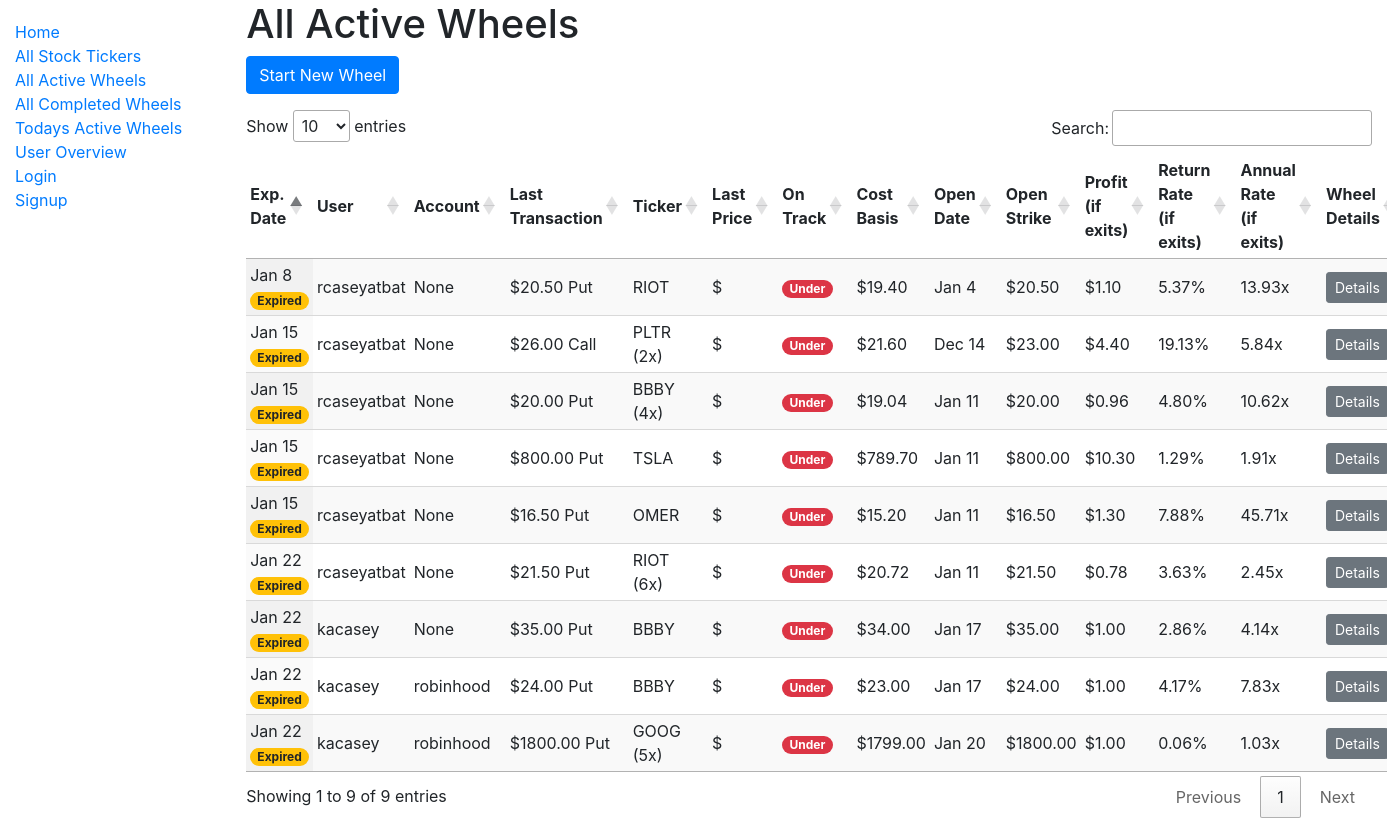
The app's page /catalog/all_active_wheels/, older data.
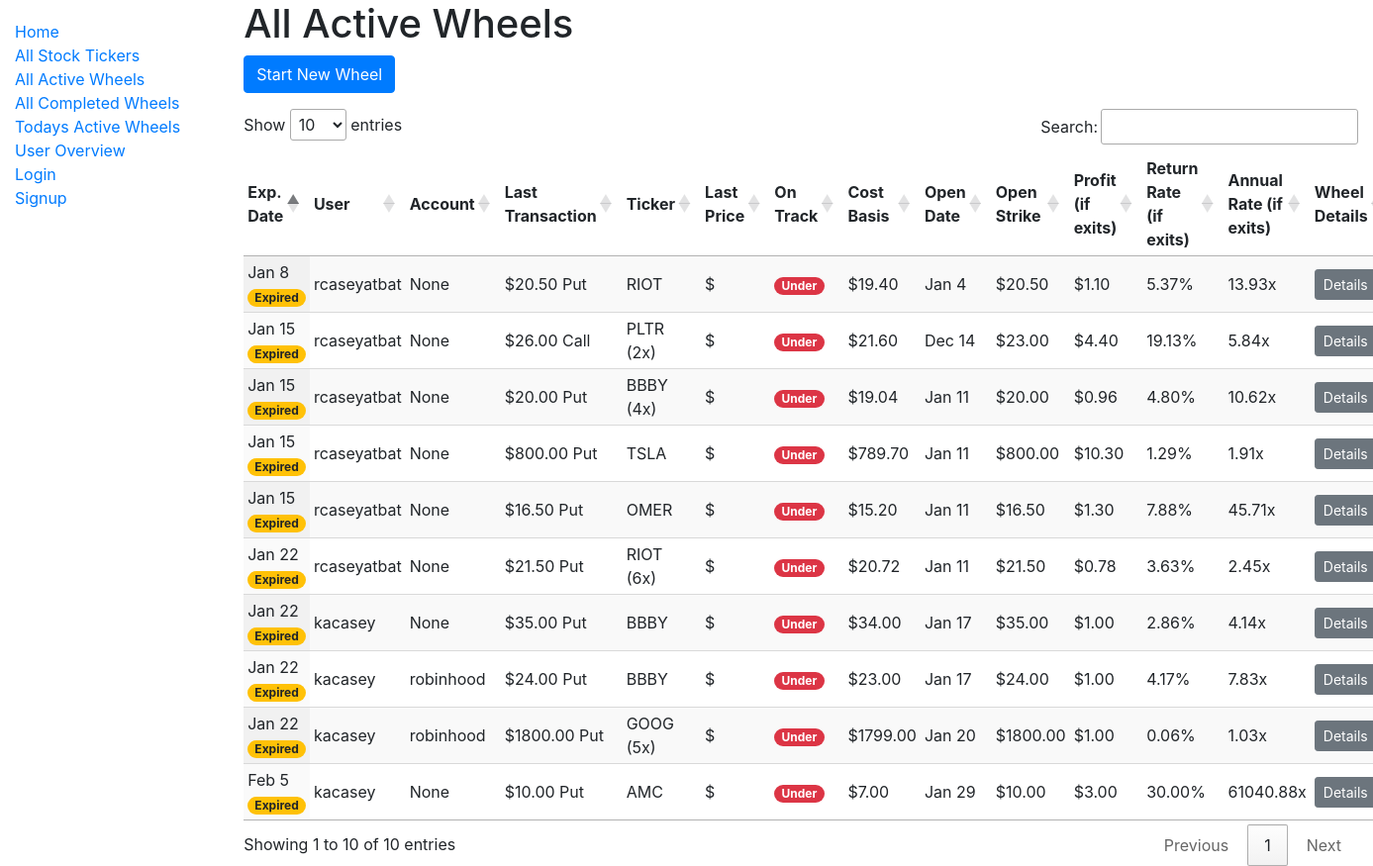
The same page, newer data.
### catalog/models.py (models this page shows, shortened)
class OptionWheel(models.Model):
    user = models.ForeignKey(
        settings.AUTH_USER_MODEL,
        on_delete=models.CASCADE,
        db_index=True,
    )
    stock_ticker = models.ForeignKey(
        'StockTicker',
        on_delete=models.CASCADE,
    )
    account = models.ForeignKey(
        Account,
        on_delete=models.SET_NULL,
        db_index=True,
        blank=True,
        null=True,
    )
    quantity = models.IntegerField(default=1)
    is_active = models.BooleanField(db_index=True)
    total_profit = models.DecimalField(max_digits=12, decimal_places=2, default=None, null=True)
    total_days_active = models.IntegerField(default=None, null=True)
    collatoral = models.DecimalField(max_digits=12, decimal_places=2, default=None, null=True)
    def get_all_option_purchases(self):
         return self.option_purchases.all()
    def get_first_option_purchase(self):
        return self.option_purchases.all().last()
    def get_last_option_purchase(self):
        return self.option_purchases.all().first()
    def get_open_date(self):
        first = self.get_first_option_purchase()
        if first:
            return first.purchase_date.date()
        return datetime.min.date()
    def get_expiration_date(self):
        last_purchase = self.get_last_option_purchase()
        if last_purchase:
            return last_purchase.expiration_date
        return datetime.max.date()
    def is_expired(self):
        if not self.is_active:
            return False
        now = datetime.now()
        today = now.date()
        if now.hour >= settings.MARKET_CLOSE_HOUR:
            return self.get_expiration_date() <= today
        return self.get_expiration_date() < today
    def get_cost_basis(self):
        purchases = self.get_all_option_purchases()
        if not purchases:
            return 'N/A'
        revenue = sum(purchase.premium for purchase in purchases)
        first_purchase = self.get_first_option_purchase()
        return first_purchase.strike - revenue
    def add_purchase_data(self, fetch_price=True):
        purchases = self.get_all_option_purchases()
        if purchases:
            cost_basis = self.get_cost_basis()
            first_purchase = self.get_first_option_purchase()
            last_purchase = self.get_last_option_purchase()
            profit_if_exits_here = last_purchase.strike - cost_basis
            days_active_so_far = busday_count_inclusive(
                first_purchase.purchase_date.date(),
                last_purchase.expiration_date,
            )
            decimal_rate_of_return = float(profit_if_exits_here / first_purchase.strike)
            annualized_rate_of_return_if_exits_here = compute_annualized_rate_of_return(decimal_rate_of_return, 1, days_active_so_far)
            self.cost_basis = cost_basis
            self.profit_if_exits_here = profit_if_exits_here
            self.days_active_so_far = days_active_so_far
            self.decimal_rate_of_return = decimal_rate_of_return
            self.annualized_rate_of_return_if_exits_here = annualized_rate_of_return_if_exits_here
            self.open_date = self.get_open_date()
            self.open_strike = first_purchase.strike
            self.expiration_date = self.get_expiration_date()
            self.last_purchase = last_purchase
            self.expired = self.is_expired()
            if fetch_price:
                current_price = get_current_price(self.stock_ticker.name)
                self.current_price = current_price
                if current_price >= last_purchase.strike:
                    self.on_track = 'Exit'
                elif current_price >= cost_basis:
                    self.on_track = 'Hold'
                else:
                    self.on_track = 'Under'
            self.purchases = purchases

class OptionPurchase(models.Model):
    user = models.ForeignKey(
        settings.AUTH_USER_MODEL,
        on_delete=models.CASCADE,
        db_index=True,
    )
    option_wheel = models.ForeignKey(
        'OptionWheel',
        on_delete=models.CASCADE,
        db_index=True,
        related_name='option_purchases'
    )
    purchase_date = models.DateTimeField()
    expiration_date = models.DateField()
    strike = models.DecimalField(max_digits=12, decimal_places=2)
    price_at_date = models.DecimalField(max_digits=12, decimal_places=2)
    premium = models.DecimalField(max_digits=12, decimal_places=2)
    class CallOrPut(models.TextChoices):
        CALL = 'C', _('Call')
        PUT = 'P', _('Put')
    call_or_put = models.CharField(
        max_length=1,
        choices=CallOrPut.choices,
        default=CallOrPut.PUT,
    )
    class Meta:
        ordering = ['-expiration_date', '-purchase_date']

class StockTicker(models.Model):
    name = models.CharField(max_length=200, help_text='Enter a ticker, like TSLA.', unique=True, db_index=True)
    class StockRecommendation(models.TextChoices):
        NONE = 'NO', _('None')
        STABLE = 'ST', _('Stable Choice')
        HIGHVOLATILITY = 'HV', _('High Volatility')
    recommendation = models.CharField(
        max_length=2,
        choices=StockRecommendation.choices,
        default=StockRecommendation.NONE,
    )
    def __str__(self):
        return self.name
    class Meta:
        ordering = ["name"]

class Account(models.Model):
    user = models.ForeignKey(
        settings.AUTH_USER_MODEL,
        on_delete=models.CASCADE,
        db_index=True,
    )
    name = models.CharField(max_length=50, help_text='Enter an account name, like Robinhood.', db_index=True)
    def __str__(self):
        return self.name
    class Meta:
        ordering = ["name"]

### catalog/views.py (the view)
# urls.py: path('all_active_wheels/', views.all_active_wheels, name='all-active-wheels'),
@cache_page(ALL_VIEWS_PAGE_CACHE_IN_SECONDS)
def all_active_wheels(request):
    context = {}
    wheels = OptionWheel.objects.filter(is_active=True)
    for wheel in wheels:
        wheel.add_purchase_data()
    context["wheels"] = wheels
    return render(request, 'all_active_wheels.html', context=context)

### catalog/business_day_count.py (called while the page is built)
def busday_count_inclusive(start_date, end_date):
  if (start_date == end_date):
  	return 1
  return numpy.busday_count(start_date, end_date) + 1

### catalog/option_price_computation.py (called while the page is built)
def compute_annualized_rate_of_return(profit_decimal, odds, days, profit_decimal_fail_case=0):
    if days < 5:
        days = 5
    rate_of_return_success_case = 1 + profit_decimal
    rate_of_return_fail_case = 1 + profit_decimal_fail_case
    effective_rate_of_return = rate_of_return_success_case * odds + rate_of_return_fail_case * (1 - odds)
    return effective_rate_of_return ** (BUSINESS_DAYS_IN_YEAR / days)

def get_current_price(stockticker_name):
    closes = _get_recent_closes(stockticker_name)
    if closes is None:
        return None
    if len(closes) < 2:
        return closes[0]
    return closes[1]

### catalog/templatetags/filter_tags.py (called while the page is built)
@register.filter
def percentage(value):
    try:
        return '{:.2%}'.format(value)
    except (ValueError, TypeError):
        return value

@register.filter
def call_or_put(value):
    if value == 'P':
        return 'Put'
    elif value == 'C':
        return 'Call'
    return value

### catalog/templates/all_active_wheels.html
{% extends "base_generic.html" %}
{% block content %}
  <h1>All Active Wheels</h1>
  <p><a type="button" class="btn btn-primary" href="{% url 'wheel-create' %}">Start New Wheel</a></p>
  {% if wheels %}
    {% include '_base_wheel_table.html' with wheels=wheels active=True all=True%}
  {% else %}
    <p>There are no active wheels</p>
  {% endif %}
{% endblock %}

### catalog/templates/_base_wheel_table.html (shortened to what this page needs)
{% load filter_tags %}
<div>
  <table
    class="display compact wheel_table" {% if not active %} data-order='[[ 0, "desc" ]]'{% endif %}>
    <thead>
      <tr>
        <th>Exp. Date</th>
        {% if all %}
          <th>User</th>
        {% endif %}
        <th>Account</th>
        <th>Last Transaction</th>
        <th>Ticker</th>
        {% if active %}
          <th>Last Price</th>
          <th>On Track</th>
        {% endif %}
        <th>Cost Basis</th>
        <th>Open Date</th>
        <th>Open Strike</th>
        <th>Profit{% if active %} (if exits){% endif %}</th>
        <th>Return Rate{% if active %} (if exits){% endif %}</th>
        <th>Annual Rate{% if active %} (if exits){% endif %}</th>
        <th>Wheel Details</th>
      </tr>
    </thead>
    <tbody>
      {% for row in wheels %}
        <tr>
          <td data-order={{ row.expiration_date | date:"c" }}>
            {{ row.expiration_date | date:"M j" }}
            {% if row.expired %}
              <span class="badge badge-pill badge-warning">Expired</span>
            {% endif %}
          </td>
          {% if all %}
            <td>
              {{ row.user }}
            </td>
          {% endif %}
          <td>
            {{ row.account }}
          </td>
          <td>
            ${{ row.last_purchase.strike }} {{ row.last_purchase.call_or_put | call_or_put }}
          </td>
          <td>
            {{ row.stock_ticker }}
            {% if row.quantity > 1 %}
              ({{ row.quantity}}x)
            {% endif %}
          </td>
          {% if active %}
            <td>
              ${{ row.current_price | floatformat:2 }}
            </td>
            <td>
              {% if row.on_track == 'Exit' %}
                <span class="badge badge-pill badge-success">{{row.on_track}}</span>
              {% elif row.on_track == 'Hold' %}
                <span class="badge badge-pill badge-warning">{{row.on_track}}</span>
              {% elif row.on_track == 'Under'%}
                <span class="badge badge-pill badge-danger">{{row.on_track}}</span>
              {% endif %}
            </td>
          {% endif %}
          <td>
            ${{ row.cost_basis }}
          </td>
          <td data-order={{ row.open_date | date:"c" }}>
            {{ row.open_date | date:"M j"}}
          </td>
          <td>
            ${{ row.open_strike }}
          </td>
          <td>
            ${{ row.profit_if_exits_here }}
          </td>
          <td>
            {{ row.decimal_rate_of_return | percentage }}
          </td>
          <td data-order={{ row.annualized_rate_of_return_if_exits_here }}>
            {{ row.annualized_rate_of_return_if_exits_here | floatformat:2 }}x
          </td>
          <td>
            <a type="button" class="btn btn-secondary btn-sm" href="{% url 'wheel-detail' pk=row.pk %}">Details</a>
          </td>
        </tr>
      {% endfor %}
    </tbody>
  </table>
</div>

Row changes from the older to the newer data that the page shows:
added OptionWheel: expiration_date "Feb 5", shows "Expired", user "kacasey", account "None", last_purchase.strike "10.00", last_purchase.call_or_put|call_or_put "Put", stock_ticker "AMC", on_track "Under", cost_basis "7.00", open_date "Jan 29", open_strike "10.00", profit_if_exits_here "3.00", decimal_rate_of_return|percentage "30.00%", annualized_rate_of_return_if_exits_here "61040.88"
Text that changed along with them:
text written by a page script: "Show entries Search: Showing 1 to 9 of 9 entries Previous 1 Next" → "Show entries Search: Showing 1 to 10 of 10 entries Previous 1 Next"
